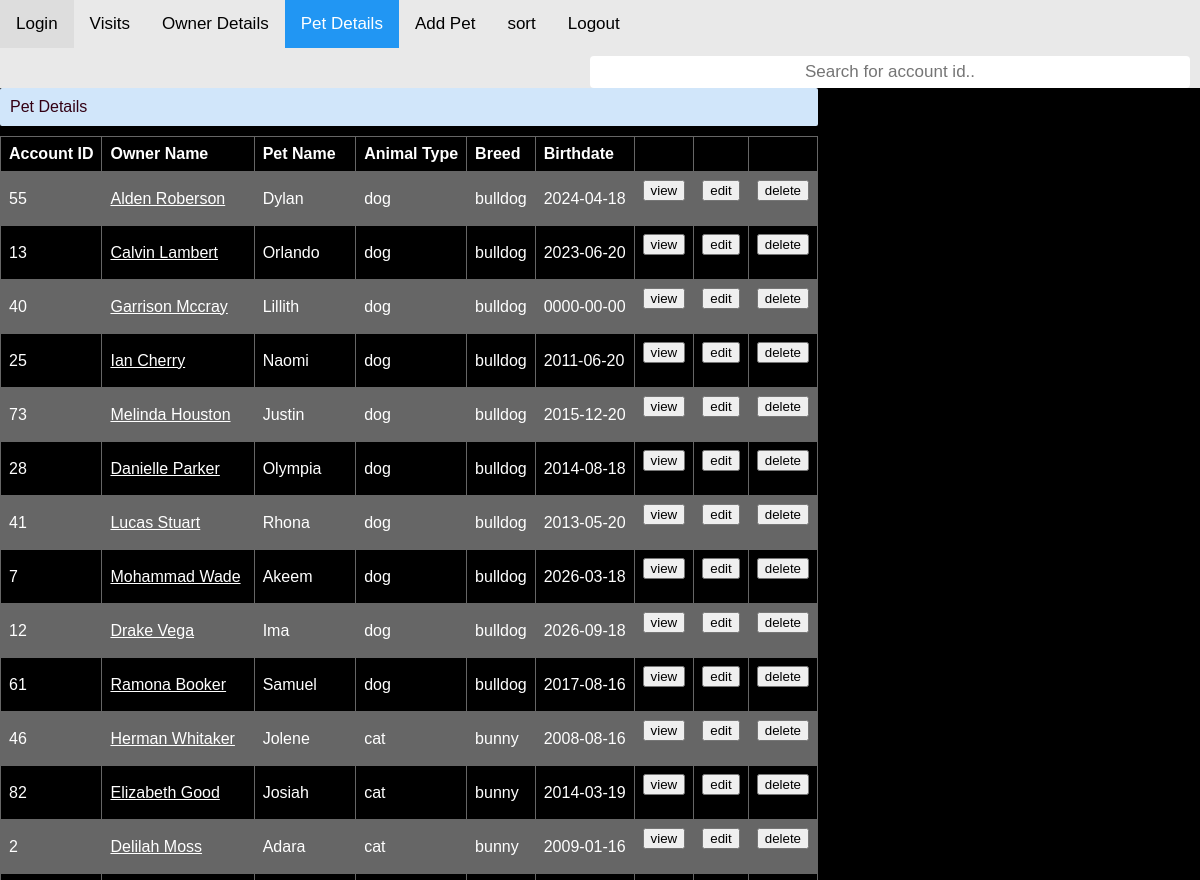
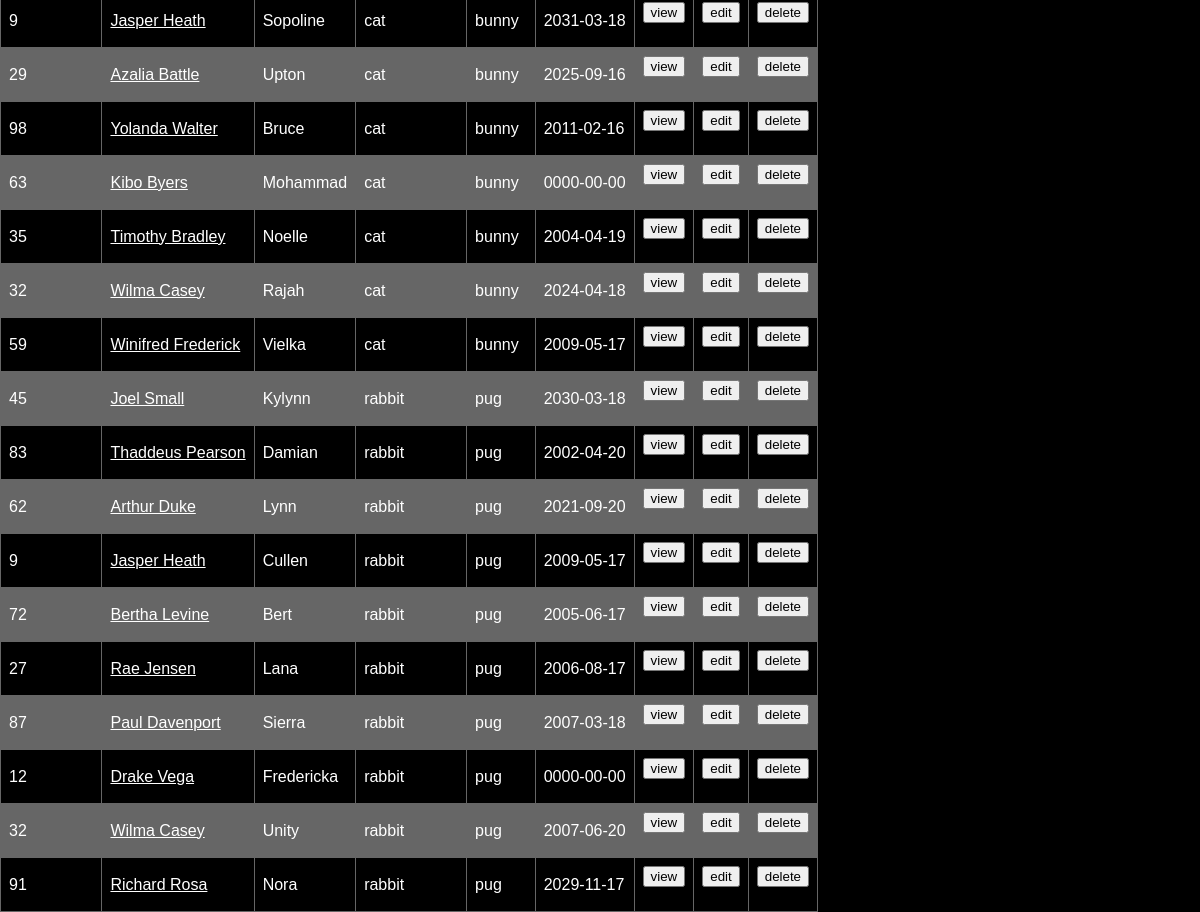
Screenshot of /pet_details.php with the database file from the repository (2 pictures, top to bottom).
### tables this page shows
CREATE TABLE `pet` (
  `pet_id` int(6) UNSIGNED NOT NULL,
  `account_id` int(6) UNSIGNED NOT NULL,
  `pet_name` varchar(255) DEFAULT NULL,
  `animal_type` varchar(255) DEFAULT NULL,
  `breed` varchar(100) DEFAULT NULL,
  `birthdate` date DEFAULT NULL
);

### pet.php (called while the page is built, shortened)
<?php
  class Pet{
    private $conn;
    public function __construct($db){
        $this->conn = $db;
    }
    public function getPet(){
        $sqlQuery = "SELECT pet_id,p.account_id,CONCAT(o.firstname,' ',o.lastname) ownername, pet_name,animal_type, breed, birthdate FROM pet p, owner o where p.account_id = o.account_id";
        $stmt = $this->conn->prepare($sqlQuery);
        $stmt->execute();
        return $stmt;
    }
  }
  ?>

### pet_details.php (the view, shortened to what this page needs)
<HTML>
  <HEAD>
  <link rel="stylesheet" href="https://cdnjs.cloudflare.com/ajax/libs/font-awesome/4.7.0/css/font-awesome.min.css">
    	<link href="css\style.css" type="text/css" rel="stylesheet" />
		<link href="css\table.css" type="text/css" rel="stylesheet" />
		<link href="css\log_reg.css" type="text/css" rel="stylesheet" />
		<link href="css\navstyle.css" type="text/css" rel="stylesheet" />
  </HEAD>
<BODY>
<div class="topnav">
    <a href="index.php">Login</a>
    <a href="view_visits.php">Visits</a>
    <a  href="owner_details.php">Owner Details</a>
    <a  class="active" href="pet_details.php">Pet Details</a>
	<a   href="add_pet.php">Add Pet</a>
	<a  href="javascript:sortTable();">sort</a>
	<a style="float:right"><a  href="logout.php">Logout</a>
	<input style="float:right" type="text" id="myInput" onkeyup="myFunction();" placeholder="Search for account id.." title="Type in a name">
  </div>
  <div id="owner-grid" style= "float: left;">
    <div class="txt-heading">Pet Details</div>
    <table id="myTable" style="width:100%">
    <tr>
    <th>Account ID</th>
	<th>Owner Name</th>
    <th>Pet Name</th>
	<th>Animal Type</th>
	<th>Breed</th>
    <th>Birthdate</th>
    <th></th>
    <th></th>
	<th></th>
  </tr>
  <?php
    include_once 'dbconnect.php';
    include_once 'pet.php';
    $database = new DBController();
    $db = $database->getConnection();
    $items = new Pet($db);
    $stmt = $items->getPet();
    $itemCount = $stmt->rowCount();
    if($itemCount > 0){
        while ($row = $stmt->fetch(PDO::FETCH_ASSOC)){
            extract($row);
    ?>
              <tr>
                <td><?php echo $account_id ?></td>
	            <td><a style = "color: white;" href="single_owner.php?account_id=<?php echo $account_id; ?>"><?php echo $ownername ?></a></td>
                <td><?php echo $pet_name ?></td>
	            <td><?php echo $animal_type ?></td>
	            <td><?php echo $breed ?></td>
                <td><?php echo $birthdate ?></td>
                <td> <form method="post" action="single_pet.php?pet_id=<?php echo $pet_id; ?> " >
                     <button class="viewbtn">view</button></form></td>
                 <td> <form method="post" action="update_pet.php?pet_id=<?php echo $pet_id; ?>&account_id=<?php echo $account_id; ?>" >
                     <button class="editbtn">edit</button></form></td>
                <td> <form method="post" action="delete_pet.php?pet_id=<?php echo $pet_id; ?>" >
                     <button class="deletebtn">delete</button></form></td>
               </tr>
    <?php
        }
    }
    else{
        http_response_code(404);
    }
    ?>
      </table>
  </div>
</BODY>
</HTML>

### css/style.css (style rules this page uses)
body { width:auto; height: auto; font-family:calibri; }
.txt-heading { padding: 10px 10px; border-radius: 2px; color: #330014; background: #d1e6fa; margin-bottom:10px; }

### css/table.css (style rules this page uses)
table { font-family: arial, sans-serif; border-collapse: collapse; width: 100%; }
td, th { border: 1px solid #666666; text-align: left; padding: 8px; }
tr:nth-child(even) { background-color: #666666; }

### css/log_reg.css (style rules this page uses)
body { background-color: black; color: white; }
input[type=text], input[type = password], input[type = number],input[list=browsers] select { width: 50%; display: inline-block; float: left; border: 1px solid #ccc; border-radius: 4px; box-sizing: border-box; margin-right: 10px; text-align: center; }

### css/navstyle.css (style rules this page uses)
* { box-sizing: border-box; }
body { margin: 0; font-family: Arial, Helvetica, sans-serif; }
.topnav { overflow: hidden; background-color: #e9e9e9; }
.topnav a { float: left; display: block; color: black; text-align: center; padding: 14px 16px; text-decoration: none; font-size: 17px; }
.topnav a.active { background-color: #2196F3; color: white; }
.topnav input[type=text] { padding: 6px; margin-top: 8px; font-size: 17px; border: none; }

### rows the page displays
pet: account "55", ownername "Alden Roberson", pet_name "Dylan", animal_type "dog", breed "bulldog", birthdate "2024-04-18"
pet: account "13", ownername "Calvin Lambert", pet_name "Orlando", animal_type "dog", breed "bulldog", birthdate "2023-06-20"
pet: account "40", ownername "Garrison Mccray", pet_name "Lillith", animal_type "dog", breed "bulldog", birthdate "0000-00-00"
pet: account "25", ownername "Ian Cherry", pet_name "Naomi", animal_type "dog", breed "bulldog", birthdate "2011-06-20"
pet: account "73", ownername "Melinda Houston", pet_name "Justin", animal_type "dog", breed "bulldog", birthdate "2015-12-20"
pet: account "28", ownername "Danielle Parker", pet_name "Olympia", animal_type "dog", breed "bulldog", birthdate "2014-08-18"
pet: account "41", ownername "Lucas Stuart", pet_name "Rhona", animal_type "dog", breed "bulldog", birthdate "2013-05-20"
pet: account "7", ownername "Mohammad Wade", pet_name "Akeem", animal_type "dog", breed "bulldog", birthdate "2026-03-18"
pet: account "12", ownername "Drake Vega", pet_name "Ima", animal_type "dog", breed "bulldog", birthdate "2026-09-18"
pet: account "61", ownername "Ramona Booker", pet_name "Samuel", animal_type "dog", breed "bulldog", birthdate "2017-08-16"
pet: account "46", ownername "Herman Whitaker", pet_name "Jolene", animal_type "cat", breed "bunny", birthdate "2008-08-16"
pet: account "82", ownername "Elizabeth Good", pet_name "Josiah", animal_type "cat", breed "bunny", birthdate "2014-03-19"
pet: account "2", ownername "Delilah Moss", pet_name "Adara", animal_type "cat", breed "bunny", birthdate "2009-01-16"
pet: account "9", ownername "Jasper Heath", pet_name "Sopoline", animal_type "cat", breed "bunny", birthdate "2031-03-18"
pet: account "29", ownername "Azalia Battle", pet_name "Upton", animal_type "cat", breed "bunny", birthdate "2025-09-16"
pet: account "98", ownername "Yolanda Walter", pet_name "Bruce", animal_type "cat", breed "bunny", birthdate "2011-02-16"
pet: account "63", ownername "Kibo Byers", pet_name "Mohammad", animal_type "cat", breed "bunny", birthdate "0000-00-00"
pet: account "35", ownername "Timothy Bradley", pet_name "Noelle", animal_type "cat", breed "bunny", birthdate "2004-04-19"
pet: account "32", ownername "Wilma Casey", pet_name "Rajah", animal_type "cat", breed "bunny", birthdate "2024-04-18"
pet: account "59", ownername "Winifred Frederick", pet_name "Vielka", animal_type "cat", breed "bunny", birthdate "2009-05-17"
pet: account "45", ownername "Joel Small", pet_name "Kylynn", animal_type "rabbit", breed "pug", birthdate "2030-03-18"
pet: account "83", ownername "Thaddeus Pearson", pet_name "Damian", animal_type "rabbit", breed "pug", birthdate "2002-04-20"
pet: account "62", ownername "Arthur Duke", pet_name "Lynn", animal_type "rabbit", breed "pug", birthdate "2021-09-20"
pet: account "9", ownername "Jasper Heath", pet_name "Cullen", animal_type "rabbit", breed "pug", birthdate "2009-05-17"
pet: account "72", ownername "Bertha Levine", pet_name "Bert", animal_type "rabbit", breed "pug", birthdate "2005-06-17"
pet: account "27", ownername "Rae Jensen", pet_name "Lana", animal_type "rabbit", breed "pug", birthdate "2006-08-17"
pet: account "87", ownername "Paul Davenport", pet_name "Sierra", animal_type "rabbit", breed "pug", birthdate "2007-03-18"
pet: account "12", ownername "Drake Vega", pet_name "Fredericka", animal_type "rabbit", breed "pug", birthdate "0000-00-00"
pet: account "32", ownername "Wilma Casey", pet_name "Unity", animal_type "rabbit", breed "pug", birthdate "2007-06-20"
pet: account "91", ownername "Richard Rosa", pet_name "Nora", animal_type "rabbit", breed "pug", birthdate "2029-11-17"
